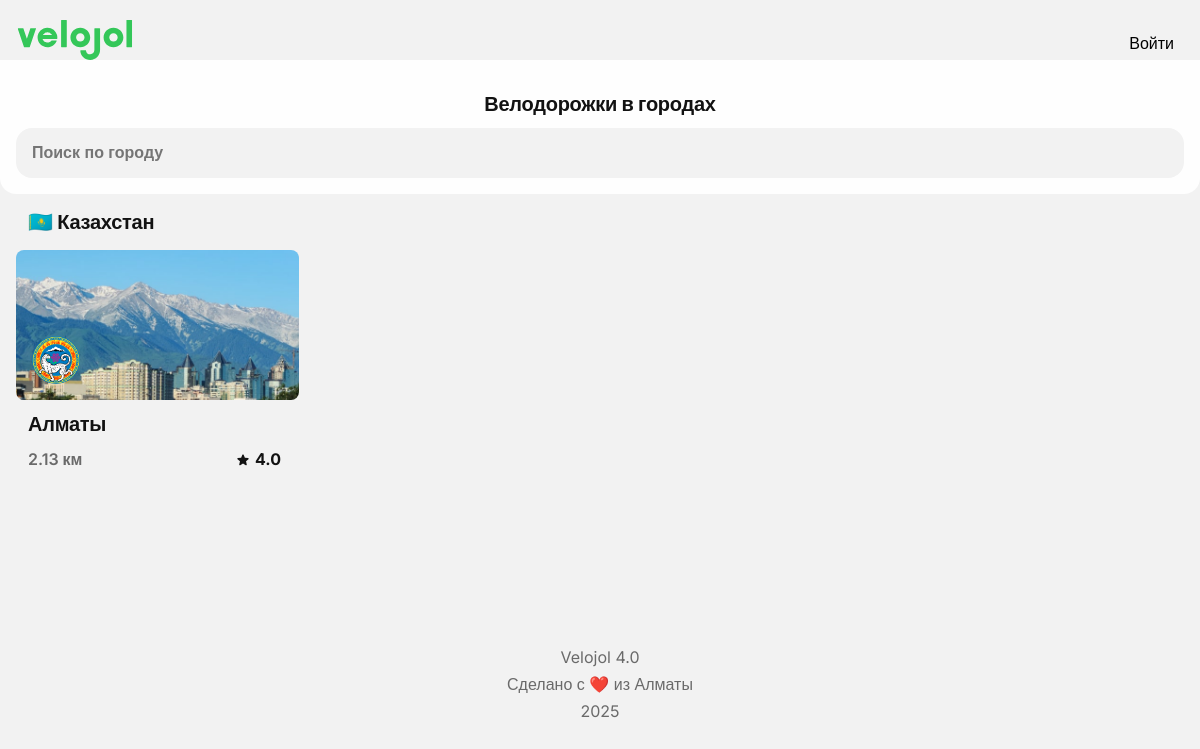
The app's page /cities with its own data.
### app/models/city.py (models this page shows, shortened)
class City(db.Model):
    __tablename__ = 'cities'
    id = db.Column(db.Integer, primary_key=True)
    city_id = db.Column(db.String(50), unique=True, nullable=False)
    name = db.Column(db.String(100), nullable=False)
    country = db.Column(db.String(100), nullable=False)
    distance = db.Column(db.Integer, default=0)  # километры велодорожек (кэш)
    rating = db.Column(db.Float, default=0.0)  # рейтинг города (кэш)
    coords_lat = db.Column(db.Float, nullable=False)
    coords_lng = db.Column(db.Float, nullable=False)
    zoom = db.Column(db.Integer, default=12)
    coat_of_arms = db.Column(db.String(256), nullable=True)
    background_image = db.Column(db.String(256), nullable=True)
    status = db.Column(db.String(20), default='active')
    created_at = db.Column(db.DateTime, default=datetime.utcnow)
    updated_at = db.Column(db.DateTime, default=datetime.utcnow, onupdate=datetime.utcnow)
    bikelanes = db.relationship('BikeLane', backref='city_obj', lazy=True)
    def get_approved_bikelanes(self):
        return [bl for bl in self.bikelanes if bl.status == 'approved']
    def get_total_distance(self):
        total = 0
        for bikelane in self.get_approved_bikelanes():
            length = bikelane.calculate_length()
            if length:
                total += length
        return round(total, 2)
    def get_average_rating(self):
        approved = self.get_approved_bikelanes()
        if not approved:
            return 0.0
        total_quality = sum(bl.quality for bl in approved)
        return round(total_quality / len(approved), 1)

### app/models/bikelane.py (models this page shows, shortened)
class BikeLane(db.Model):
    __tablename__ = 'bikelanes'
    id = db.Column(db.Integer, primary_key=True)
    title = db.Column(db.String(200), nullable=False)
    description = db.Column(db.Text, nullable=False)
    city_id = db.Column(db.Integer, db.ForeignKey('cities.id'), nullable=True)
    city = db.Column(db.String(100), nullable=False)
    geometry = db.Column(db.Text, nullable=False)
    track_type = db.Column(db.String(50), nullable=False)
    quality = db.Column(db.Integer, nullable=False)
    has_parking = db.Column(db.Boolean, default=False, nullable=False)
    has_markings = db.Column(db.Boolean, default=False, nullable=False)
    has_signs = db.Column(db.Boolean, default=False, nullable=False)
    overall_quality = db.Column(db.Integer, nullable=True)
    photos = db.Column(db.Text, default='[]')
    videos = db.Column(db.Text, default='[]')
    status = db.Column(db.Enum('pending', 'approved', 'rejected', name='bikelane_status'),
                      default='pending', nullable=False)
    score = db.Column(db.Integer, default=0)
    admin_comment = db.Column(db.Text, nullable=True)
    moderated_at = db.Column(db.DateTime, nullable=True)
    moderated_by = db.Column(db.Integer, db.ForeignKey('users.id'), nullable=True)
    created_at = db.Column(db.DateTime, default=datetime.utcnow, nullable=False)
    updated_at = db.Column(db.DateTime, default=datetime.utcnow, onupdate=datetime.utcnow)
    user_id = db.Column(db.Integer, db.ForeignKey('users.id'), nullable=True)
    moderator = db.relationship('User', foreign_keys=[moderated_by], backref='moderated_bikelanes')
    def calculate_length(self):
        try:
            geometry = json.loads(self.geometry)
            coordinates = geometry.get('coordinates', [])
            if len(coordinates) < 2:
                return 0
            total_distance = 0
            for i in range(len(coordinates) - 1):
                lon1, lat1 = coordinates[i]
                lon2, lat2 = coordinates[i + 1]
                distance = self._haversine_distance(lat1, lon1, lat2, lon2)
                total_distance += distance
            return round(total_distance, 2)
        except (json.JSONDecodeError, KeyError, TypeError):
            return 0
    @staticmethod
    def _haversine_distance(lat1, lon1, lat2, lon2):
        R = 6371  # Радиус Земли в километрах
        lat1_rad = math.radians(lat1)
        lat2_rad = math.radians(lat2)
        delta_lat = math.radians(lat2 - lat1)
        delta_lon = math.radians(lon2 - lon1)
        a = (math.sin(delta_lat / 2) ** 2 +
             math.cos(lat1_rad) * math.cos(lat2_rad) *
             math.sin(delta_lon / 2) ** 2)
        c = 2 * math.atan2(math.sqrt(a), math.sqrt(1 - a))
        return R * c

### app/routes/public.py (the view, shortened to what this page needs)
@bp.route('/')
@bp.route('/cities')
def cities():
    search_query = request.args.get('search', '').strip()
    query = City.query.filter_by(status='active')
    cities_list = query.order_by(City.name).all()
    cities_by_country = {}
    for city in cities_list:
        country = city.country
        if country not in cities_by_country:
            cities_by_country[country] = []
        cities_by_country[country].append(city)
    countries_sorted = sorted(cities_by_country.items())
    return render_template('public/cities.html',
                         cities_by_country=countries_sorted,
                         search_query=search_query,
                         total_cities=len(cities_list))

### app/templates/public/cities.html (shortened to what this page needs)
{% extends "base.html" %}
{% block head %}
<link rel="stylesheet" href="{{ url_for('static', filename='css/cities.css') }}">
{% endblock %}
{% block content %}
<div class="cities-header">
        <h3 class="prime100">Велодорожки в городах</h3>
        <input type="text" id="citySearch"
                class="form-input search-input"
                placeholder="Поиск по городу">
</div>
<div class="cities-container">
    {% if cities_by_country %}
        {% for country, cities in cities_by_country %}
        <div class="country-section">
            <h3 class="prime100 country-name">{{ country }}</h3>
            <div class="cities-grid">
                {% for city in cities %}
                <a href="{{ url_for('public.city', city_id=city.city_id) }}" class="city-card">
                    {% if city.coat_of_arms %}
                        <img src="{{ url_for('static', filename=city.coat_of_arms) }}"
                             alt="Герб {{ city.name }}"
                             class="city-coat">
                    {% endif %}
                    {% if city.background_image %}
                    <div class="city-background" style="background-image: url('{{ url_for('static', filename=city.background_image) }}');"></div>
                    {% else %}
                    <div class="city-background city-background-default"></div>
                    {% endif %}
                    <div class="city-content">
                        <h3 class="city-name prime100">{{ city.name }}</h3>
                        <div class="city-stats">
                            <span>
                                <p class="secondary100 fw600">{{ city.get_total_distance() }}</p>
                                <p class="secondary100 fw600">км</p>
                            </span>
                            <span class="badge_s" style="height: 24px;">
                                <img src="{{ url_for('static', filename='img/icon/star.svg') }}" alt="Star" class="icon-small">
                                <p class="fw700 prime100">{{ city.get_average_rating() }}</p>
                            </span>
                        </div>
                    </div>
                </a>
                {% endfor %}
            </div>
        </div>
        {% endfor %}
    {% endif %}
</div>
{% endblock %}

### app/static/css/typo.css (style rules this page uses)
body, textarea { font-family: 'Inter', sans-serif; line-height: 1.6; }
h1, h2, h3, h4, h5, h6 { font-weight: 700; }
.fw600 { font-weight: 600; }
.fw700 { font-weight: 700; }
h3 { font-size: 20px; line-height: 24px; letter-spacing: -0.25px; }
p, input, button, .cell, textarea { font-size: var(--spacer-m); line-height: 120%; }

### app/static/css/colors.css (style rules this page uses)
:root { --bg1: #FEFEFE; --bg3 : #F2F2F2; --bg4 :#E6E6E6; --prime100: #121212; --prime-invert:#fefefe; --secondary20:rgba(106, 106, 106, 0.2); --secondary30:rgba(106, 106, 106, 0.3); --secondary40:rgba(106, 106, 106, 0.4); --secondary100:#6A6A6A; --accent80: #D6F3DD; --accent100:#34C759; --accent200:#2AA248; --prime_invert100:#fefefe; }
.prime100 { color: var(--prime100) !important; }
.secondary100 { color: var(--secondary100); }

### app/static/css/main.css (style rules this page uses)
* { box-sizing: border-box; --spacer-xs:4px; --spacer-s:8px; --spacer-sm:12px; --spacer-m: 16px; --spacer-l: 24px; --spacer-xl: 32px; --spacer-xxl:48px; --spacer-xxxl:64px; --spacer-80:80px; --spacer-100: 100px }
body { background-color: var(--bg3); }
.icon-small { display: flex; align-items: center; justify-content: center; }
input { width: 100%; height: 50px; border: none; background-color: var(--bg3); padding: var(--spacer-m); color: var(--secondary100); }

### app/static/css/button.css (style rules this page uses)
a { text-decoration: none; }
.search-input { border-radius: var(--spacer-m); font-size: var(--spacer-m); line-height: var(--spacer-l); font-weight: 600; color: var(--secondary100); }

### app/static/css/badges.css (style rules this page uses)
.badge_s { display: flex; flex-direction: row; gap: var(--spacer-xs); min-width: 19px; height: 19px; padding: 2px 6px; align-items: center; border-radius: 1000px; text-align: center; justify-content: center; font-size: 12px !important; line-height: 15px !important; }
.badge_s img { width: 16px; height: 16px; }

### app/static/css/cities.css (style rules this page uses)
.cities-container { padding: var(--spacer-m); margin-top: 70px; }
.cities-header { position: absolute; top: 60px; left: 0px; width: 100%; padding: var(--spacer-m); background-color: var(--bg1); display: flex; flex-direction: column; align-items: center; gap: var(--spacer-sm); padding-top: var(--spacer-xl); border-radius: 0px 0px var(--spacer-m) var(--spacer-m); }
.search-input { flex: 1; }
.country-section { margin-top: var(--spacer-l); margin-bottom: var(--spacer-xl); }
.country-name { margin-left: var(--spacer-sm); margin-bottom: var(--spacer-m); }
.cities-grid { display: grid; grid-template-columns: 1fr 1fr 1fr 1fr; gap: var(--spacer-sm); }
.city-background { width: 100%; height: 150px; background-size: cover; background-position: center; border-radius: var(--spacer-s); }
.city-content { padding: var(--spacer-sm); display: flex; flex-direction: column; gap: var(--spacer-sm); }
.city-coat { width: 48px; height: 48px; object-fit: contain; border-radius: 50%; position: absolute; bottom: 100px; left: 16px; }
.city-stats { display: flex; flex-direction: row; justify-content: space-between; height: var(--spacer-l); align-items: center; }
.city-stats span { display: flex; flex-direction: row; gap: var(--spacer-xs); }

### records on screen
City: country "🇰🇿 Казахстан", coat_of_arms (picture), background_image (picture), name "Алматы", get_total_distance "2.13", get_average_rating "4.0"
